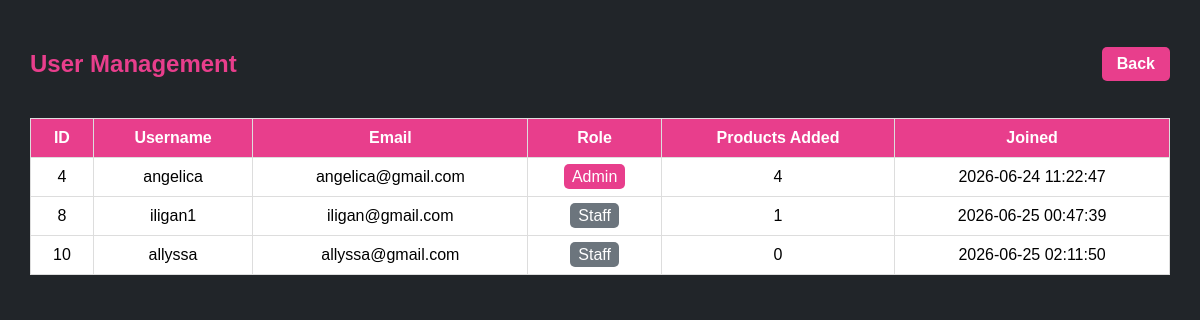
Screenshot of /user.php (signed in) with the database file from the repository.
### tables this page shows
CREATE TABLE `users` (
  `id` int(11) NOT NULL,
  `username` varchar(50) NOT NULL,
  `email` varchar(100) NOT NULL,
  `password_hash` varchar(255) NOT NULL,
  `role` enum('admin','staff') DEFAULT 'staff',
  `created_at` timestamp NOT NULL DEFAULT current_timestamp()
);

### user.php (the view, shortened to what this page needs)
<?php
require 'config.php';
$sql = "SELECT u.*, COUNT(p.id) AS product_count
        FROM users u
        LEFT JOIN products p ON u.id = p.added_by
        GROUP BY u.id";
$result = mysqli_query($conn, $sql);
?>
<!DOCTYPE html>
<html>
<head>
</head>
<body>
<div class="top-bar">
    <h2>User Management</h2>
    <a href="index.php" class="back-btn"> Back</a>
</div>
<table>
<tr>
    <th>ID</th>
    <th>Username</th>
    <th>Email</th>
    <th>Role</th>
    <th>Products Added</th>
    <th>Joined</th>
</tr>
<?php while($row = mysqli_fetch_assoc($result)){ ?>
<tr>
    <td><?php echo $row['id']; ?></td>
    <td><?php echo $row['username']; ?></td>
    <td><?php echo $row['email']; ?></td>
    <td>
        <?php if($row['role'] == 'admin'){ ?>
            <span class="badge-admin">Admin</span>
        <?php } else { ?>
            <span class="badge-staff">Staff</span>
        <?php } ?>
    </td>
    <td><?php echo $row['product_count']; ?></td>
    <td><?php echo $row['created_at']; ?></td>
</tr>
<?php } ?>
</table>
</body>
</html>

### user.php (style rules this page uses)
body { background:#212529; font-family:Arial; margin:30px; color:white; }
h2 { color:#e83e8c; }
.top-bar { display:flex; justify-content:space-between; align-items:center; margin-bottom:20px; }
.back-btn { background:#e83e8c; color:white; padding:8px 15px; border-radius:5px; text-decoration:none; font-weight:bold; transition:0.3s; }
table { width:100%; border-collapse:collapse; background:white; color:black; }
th { background:#e83e8c; color:white; }
th, td { padding:10px; text-align:center; border:1px solid #ddd; }
.badge-admin { background:#e83e8c; color:white; padding:4px 8px; border-radius:5px; }
.badge-staff { background:#6c757d; color:white; padding:4px 8px; border-radius:5px; }

### rows the page displays
users: id "4", username "angelica", email "angelica@gmail.com", role "Admin", product_count "4", created_at "2026-06-24 11:22:47"
users: id "8", username "iligan1", email "iligan@gmail.com", role "Staff", product_count "1", created_at "2026-06-25 00:47:39"
users: id "10", username "allyssa", email "allyssa@gmail.com", role "Staff", product_count "0", created_at "2026-06-25 02:11:50"
